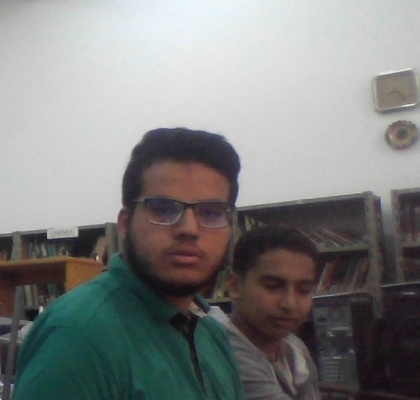
%> input picture lab1/home made/saed_al_sadani.jpg, 420 x 400 px, shrunk from 526 x 501 before the run
$ octave p1_script.m   (GNU Octave 9; MATLAB toolbox functions it lacks are replaced by stand-ins)
%> lines starting %> are read from the running program, lines starting %| are printed output that depends on the picture
a1=imread('saed_al_sadani.jpg');
%> a1 is the input picture: size 400x420x3 uint8; mean R, G, B 128.8, 129.8, 129.1
a1 = rgb2gray(a1);
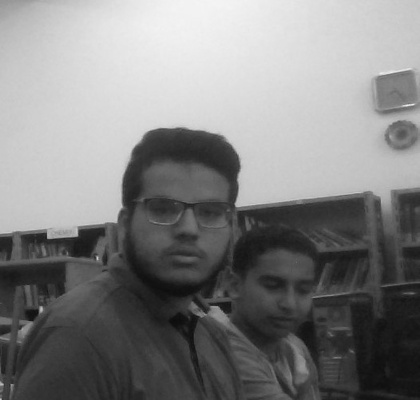
%> a1: size 400x420 uint8; min 11, max 244, mean 129.4
a = im2double(a1);
[r,c]=size(a);
%> r = 400; c = 420
for i=1:1:r
    k=1;
    for j=c:-1:1

        result(i,k) = a(i,j);
        k=k+1;
    end
end
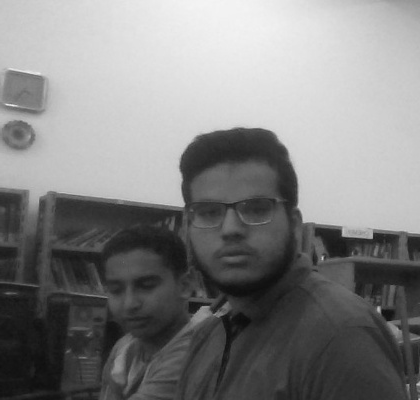
%> result: size 400x420 double; min 0.0431, max 0.957, mean 0.508; mean of the top-left, top-right, bottom-left and bottom-right quarters 0.769, 0.764, 0.22, 0.278

subplot(1,2,1),imshow(a);
subplot(1,2,2),imshow(result);
